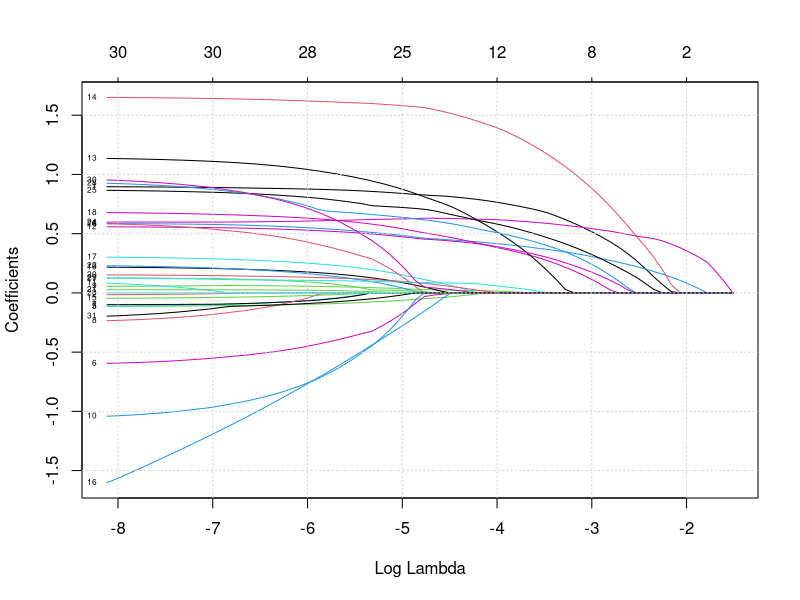
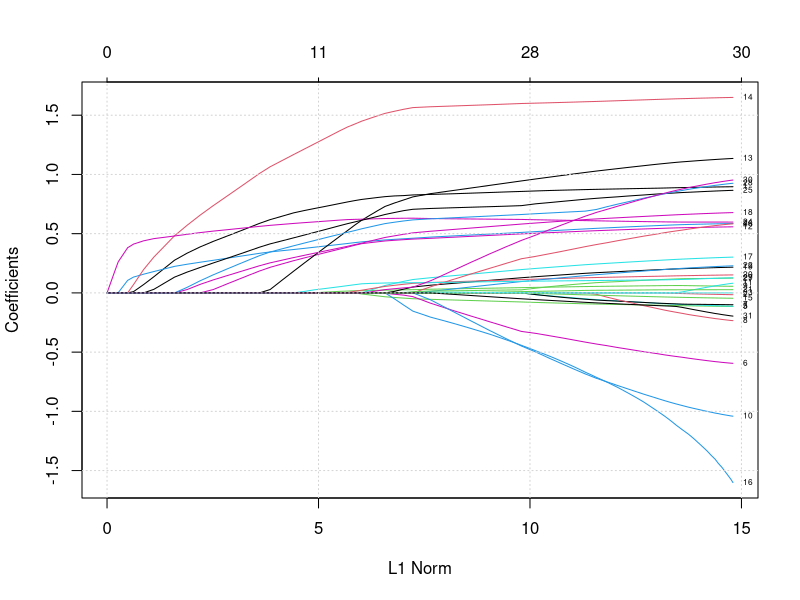

Recreate these plots in R, in order.
## ---- chunk 1
knitr::opts_chunk$set(echo = TRUE)
library(dplyr)
library(tidyverse)
## ---- chunk 2
av <- read.csv("./CSpine/CSV datasets/analysisvariables.csv")
radiology <- read.csv("./CSpine/CSV datasets/radiologyreview.csv")
injury <- read.csv("./CSpine/CSV datasets/injuryclassification.csv")
site <- read.csv("./CSpine/CSV datasets/clinicalpresentationsite.csv")
ems <- read.csv("./CSpine/CSV datasets/clinicalpresentationfield.csv")
outside <- read.csv("./CSpine/CSV datasets/clinicalpresentationoutside.csv")
## ---- chunk 3
forward <- function(vals, df){
  # https://v8doc.sas.com/sashtml/stat/chap55/sect29.htm#:~:text=Forward%20Selection%20(FORWARD),model%20if%20it%20is%20included.
  # This method was implemented to replicate the FORWARD method in SAS, which was used in the paper
  
  coeffs = "1"
  coeffs_list = c()
  run <- TRUE 
  
  while (run & length(vals) > 0){
    
    init.p.vals <- rep(10000,length(vals))
    
    for (i in 1:length(vals)){
      temp.coeff <- paste(paste(coeffs, "+"), vals[i])
      lm.null <- glm(paste("y ~ ", coeffs), data = df, family = "binomial")

      lm <- glm(paste("y ~ ", temp.coeff), data = df, family = "binomial")
      
      # get p value from chi-squared test 
      if (!(is.na((anova(lm.null, lm, test="Chisq"))[2,5]))){
        init.p.vals[i] <- (anova(lm.null, lm, test="Chisq"))[2,5]
      }
      
    }


    
    if (min(init.p.vals) < 0.15){
      # add coefficient with smallest p-value:
      coeffs <- paste(paste(coeffs, "+"), vals[which(init.p.vals == min(init.p.vals))])
      coeffs_list <- append(coeffs_list, vals[which(init.p.vals == min(init.p.vals))])
      
      # remove that coefficient from the list of possible coefficients 
      vals <- vals[-which(init.p.vals == min(init.p.vals))]
      
    }
    else{
      run <- FALSE
    }
  }
  return(list(coeffs, coeffs_list))

}

## ---- chunk 4
vars <- colnames(av)[5:26]
#vars <- colnames(av)[5:35]

av.test <- av %>% drop_na(vars)

y <- unlist(lapply(av.test$ControlType, function(x){
  if (x == "case")
    {return (1)} 
  else 0}))

av.test$y <- y

av.test <- av.test[av.test$ControlType == "moi"| av.test$ControlType == "case", ]

coeff_final <- forward(vars, av.test)
## ---- chunk 5

# bootstrap experiments 
set.seed(215)
reps <- 20

counts <- rep(0,length(vars))

for (i in 1:reps){
  boot <- av.test[sample(nrow(av.test), 1000, replace = TRUE), ]
  coeffs_out <- forward(vars, boot)

  coeffs_list <- coeffs_out[[2]]
  
  for (coeff in coeffs_list){
    ind <- which(vars == coeff)
    counts[ind] <- counts[ind] + 1
  }
  
  print(i)
}

counts / reps
## ---- chunk 6
# These are the coefficients selected in forward selection
vars[counts/reps > .45]
new <- data.frame(vars, counts) |> arrange(desc(counts))
new[new$counts/reps > .45,]$vars
## ---- chunk 7

library(glmnet)

avn <- av[av$SITE != 15 & av$SITE != 16 & av$SITE != 7,]
avnn<- avn %>% drop_na(vars)

vars <- colnames(av)[5:35]
X <- as.matrix(avnn[, vars])
colnames(X)
y <- as.numeric(avnn$ControlType == "case")

#  [1] "AlteredMentalStatus" "FocalNeuroFindings"  "SubInj_Head"         "SubInj_TorsoTrunk"  
#  [5] "Predisposed"         "HighriskDiving"      "HighriskHitByCar"    "HighriskMVC"        
#  [9] "HighriskOtherMV"     "AxialLoadAnyDoc"     "axialloadtop"        "FocalNeuroFindings2"
# [13] "PainNeck2"           "Torticollis2"        "subinj_Head2"        "subinj_Face2"     

lasso_reg <- glmnet(X,  y = y, family = binomial(link = "probit"), 
                        alpha = 1,
                        grouped = TRUE,
                        keep = FALSE,
                        parallel = T,
                        relax = FALSE,
                        standardize = TRUE)


plot(lasso_reg, xvar="lambda", label=T, axes=T)
grid()

plot(lasso_reg, xvar="norm", label=T, axes=T)
grid()


lasso_model <- glmnet(x = X, y = y, alpha = 1, lambda = exp(-5.2), standardize = TRUE)
lasso_model$beta[,1][lasso_model$beta[,1]>0]
names(lasso_model$beta[,1][lasso_model$beta[,1]>0])

